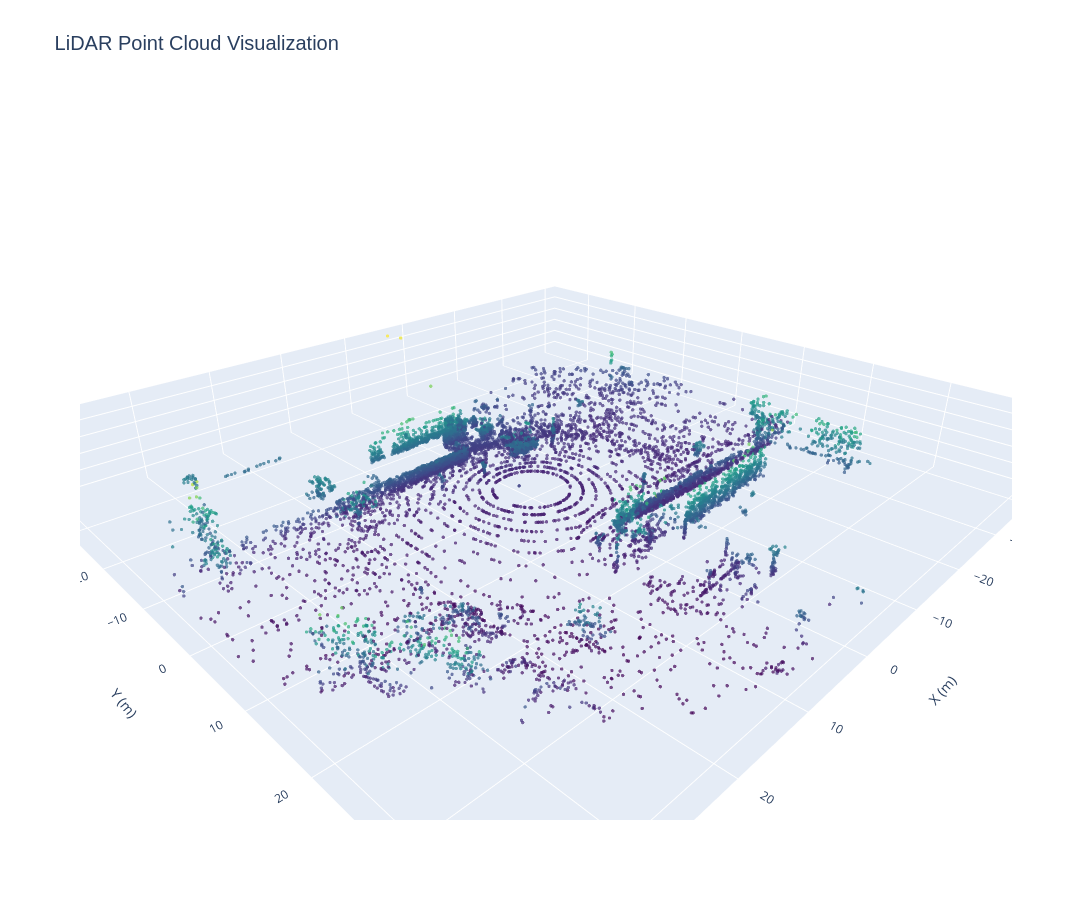

Write notebook code for a chart like this one.
### Markdown cell above
## Visualize one frame

### Code cell
fig = draw_lidar_cloud(filtered_points[0])
# Show the plot
fig.show()

### Figure 1 — Plotly figure (JSON) as saved in the notebook; plotly's stock layout.template omitted (floating-point values rounded to 4 significant figures; data arrays with more than 128 entries replaced by an {"elided": "..."} marker saying what was removed)
{"data": [{"marker": {"color": {"elided": "10000 float values"}, "colorscale": [[0, "#440154"], [0.1111, "#482878"], [0.2222, "#3e4989"], [0.3333, "#31688e"], [0.4444, "#26828e"], [0.5556, "#1f9e89"], [0.6667, "#35b779"], [0.7778, "#6ece58"], [0.8889, "#b5de2b"], [1, "#fde725"]], "opacity": 0.7, "size": 2}, "mode": "markers", "name": "LiDAR Points", "type": "scatter3d", "x": {"elided": "10000 float values"}, "y": {"elided": "10000 float values"}, "z": {"elided": "10000 float values"}}], "layout": {"height": 900, "scene": {"aspectmode": "data", "camera": {"eye": {"x": 1.5, "y": 1.5, "z": 1}}, "xaxis": {"title": {"text": "X (m)"}}, "yaxis": {"title": {"text": "Y (m)"}}, "zaxis": {"title": {"text": "Z (m)"}}}, "title": {"font": {"family": "Arial", "size": 20}, "text": "LiDAR Point Cloud Visualization"}, "width": 1200}}
